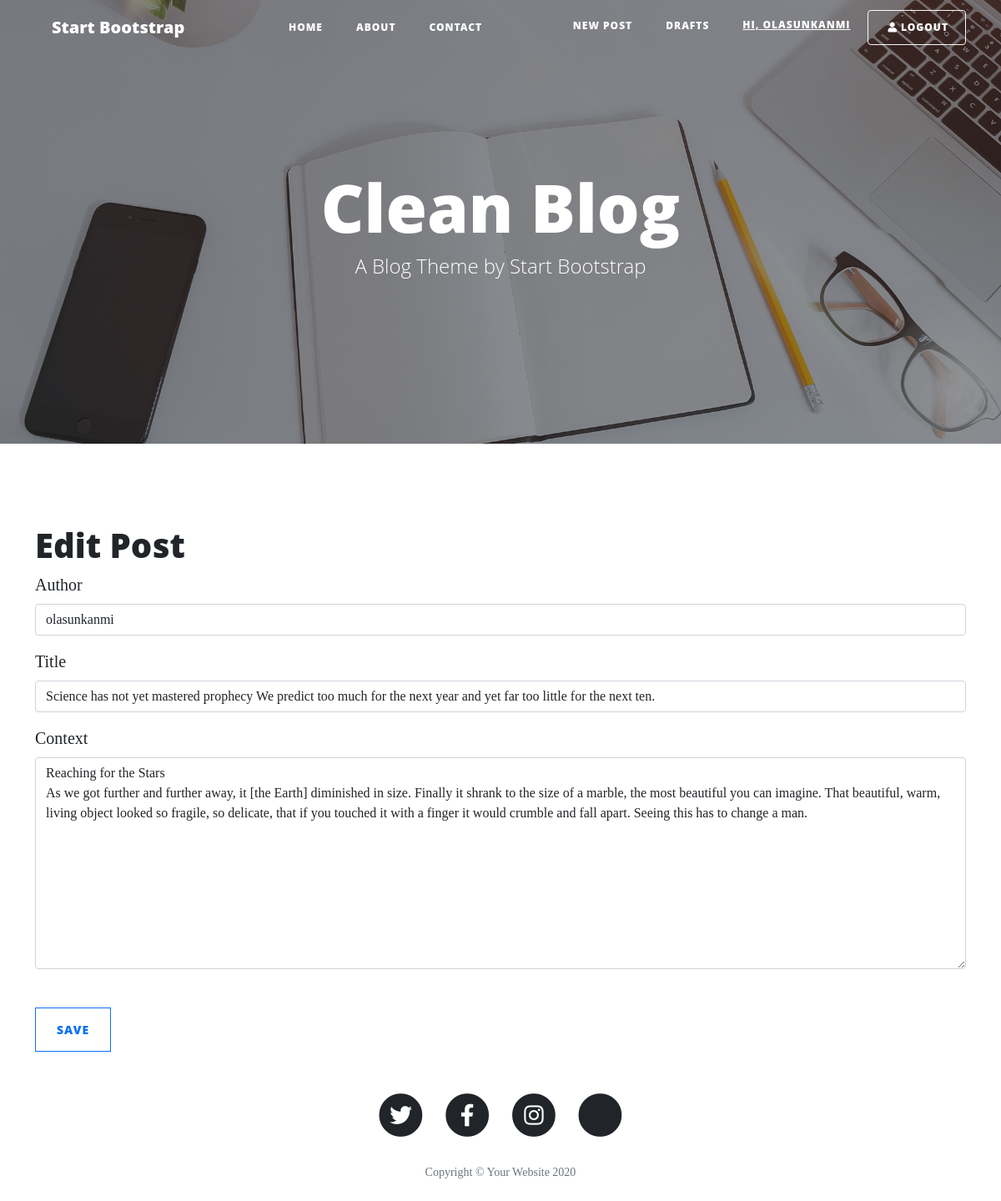
Screenshot of /post/3/edit/ (signed in) with the database file from the repository.
### core/models.py (models this page shows, shortened)
class Post(models.Model):
    author = models.ForeignKey('auth.User',on_delete=models.CASCADE)
    title = models.CharField(max_length=200)
    context = models.TextField()
    created_date = models.DateTimeField(default=timezone.now)
    published_date = models.DateTimeField(blank=True, null=True)

### core/views.py (the view)
# urls.py: path('post/<int:pk>/edit/', views.PostUpdateView.as_view(), name='post_edit'),
class PostUpdateView(LoginRequiredMixin,UpdateView):
    login_url = '/login/'
    redirect_field_name = 'core/posts.html'
    template_name ='core/edit.html'
    form_class = PostForm
    model = Post

### core/forms.py
class PostForm(forms.ModelForm):
    class Meta:
        model = Post
        fields = ('author','title', 'context',)
        widgets = {
            'title': forms.TextInput(attrs={'class': 'textinputclass'}),
            'text': forms.Textarea(attrs={'class': 'editable medium-editor-textarea postcontent'}),
        }

### Templates/core/edit.html (shortened to what this page needs)
{% extends "base.html" %}
{% load static %}
{% load bootstrap4 %}
{% load i18n %}
{% block content %}
  <main class="pt-5">
    <div class="container-sm">
      <h1>Edit Post</h1>
      <form method="POST" class="post-form">
        {% bootstrap_form form %}
        <br>
      <button type="submit" class="btn btn-outline-primary">Save</button>
      </form>
    </div>
  </main>
{% endblock content %}

### Templates/include/navbars.html (shortened to what this page needs)
 <nav class="navbar navbar-expand-lg navbar-light fixed-top " id="mainNav">
   <div class="container">
     <a class="navbar-brand" href="/">Start Bootstrap</a>
     <div class="collapse navbar-collapse" id="navbarText">
       <ul class="navbar-nav m-auto" >
         <li class="nav-item">
           <a class="nav-link" href="/">Home</a>
         </li>
         <li class="nav-item">
           <a class="nav-link" href="{% url 'core:about' %}">About</a>
         </li>
         <li class="nav-item">
           <a class="nav-link" href="{% url 'core:contact' %}">Contact</a>
         </li>
       </ul>
       <ul class="navbar-nav nav-flex-icon">
         {% if user.is_authenticated %}
           {% if request.user.is_superuser %}
           <li class="nav-item"><a class=" nav-link" href="{% url 'core:post_new' %}">New Post</a></li>
           <li class="nav-item"><a class="nav-link" href="{% url 'core:post_draft_list' %}">Drafts</a></li>
            {% endif %}
            <li class="nav-item"> <a class="navbar-text">Hi, {{user.username}}</a></li>
          <li class="nav-item">
            <a href="{% url 'account_logout' %}" class="nav-link border border-light rounded waves-effect">
              <i class="fa fa-user p-1" aria-hidden="true"></i>Logout
            </a>
          </li>
         {% endif %}
       </ul>
     </div>
   </div>
 </nav>

### Static_Files/css/clean-blog.css (style rules this page uses)
body { font-size: 20px; color: #212529; font-family: 'Lora', 'Times New Roman', serif; }
h1, h2, h3, h4, h5, h6 { font-weight: 800; font-family: 'Open Sans', 'Helvetica Neue', Helvetica, Arial, sans-serif; }
a { color: #212529; transition: all 0.2s; }
#mainNav { position: absolute; border-bottom: 1px solid #e9ecef; background-color: white; font-family: 'Open Sans', 'Helvetica Neue', Helvetica, Arial, sans-serif; }
#mainNav .navbar-brand { font-weight: 800; color: #343a40; }
#mainNav .navbar-nav > li.nav-item > a { font-size: 12px; font-weight: 800; letter-spacing: 1px; text-transform: uppercase; }
@media only screen and (min-width: 992px) { #mainNav { border-bottom: 1px solid transparent; background: transparent; } }
@media only screen and (min-width: 992px) { #mainNav .navbar-brand { padding: 10px 20px; color: #fff; } }
@media only screen and (min-width: 992px) { #mainNav .navbar-nav > li.nav-item > a { padding: 10px 20px; color: #fff; } }
@media only screen and (min-width: 992px) { #mainNav { transition: background-color 0.2s; transform: translate3d(0, 0, 0); -webkit-backface-visibility: hidden; backface-visibility: hidden; } }
.btn { font-size: 14px; font-weight: 800; padding: 15px 25px; letter-spacing: 1px; text-transform: uppercase; border-radius: 0; font-family: 'Open Sans', 'Helvetica Neue', Helvetica, Arial, sans-serif; }

### rows the page displays
Post: author "olasunkanmi", title "Science has not yet mastered prophecy We predict too much for the next year and yet far too little for the next ten.", context "Reaching for the Stars As we got further and further away, it [the Earth] diminished in size. Finally it shrank to the size of a marble, the most beautiful you can imagine. That beautiful, warm, living object looked so fragile, so delicate, that if you touched it with a finger it would crumble and fall apart. Seeing this has to change a man."

### other values shown
{{ user.username }} "OLASUNKANMI"
